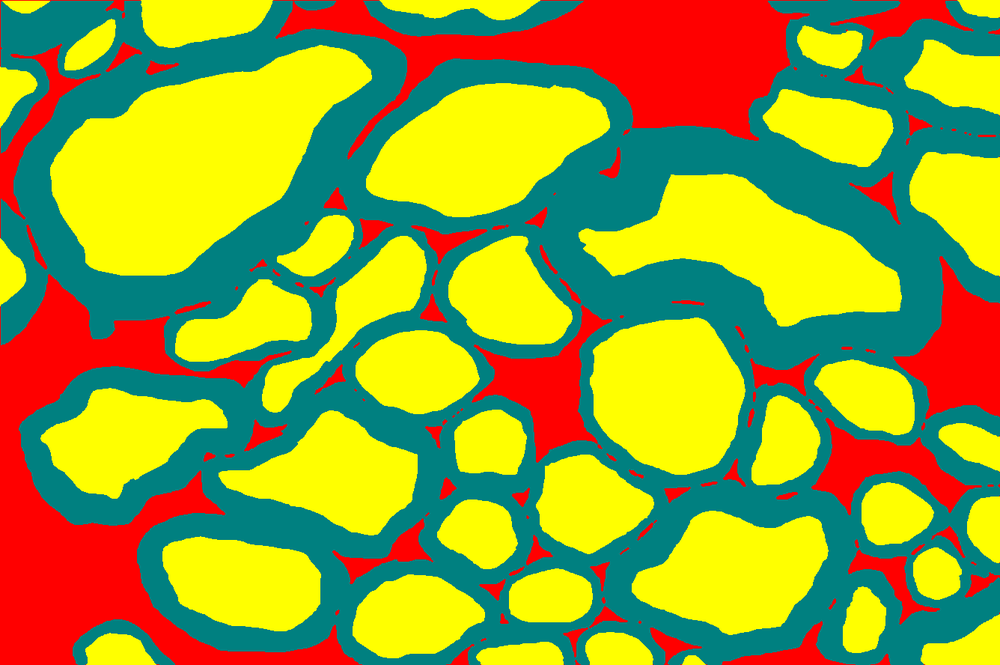
#> input picture data/compare/original.png, 1000 x 665 px, shrunk from 1336 x 888 before the run
$ python Hausdorff_dis.py
#> lines starting #> are read from the running program, lines starting #| are printed output that depends on the picture; after the words box and inside, x2 and y2 are one past the last pixel; in counts of white or black regions, pixels touching at a corner belong together
import cv2
import matplotlib.pyplot as plt


def get_contours(img):
    # 灰度化, 二值化, 连通域分析
    img_gray = cv2.cvtColor(img, cv2.COLOR_BGR2GRAY)
    ret, img_bin = cv2.threshold(img_gray, 200, 255, cv2.THRESH_BINARY)
    contours, hierarchy = cv2.findContours(img_bin, cv2.RETR_LIST, cv2.CHAIN_APPROX_SIMPLE)

    return contours[0]


def main():
    # 1.导入图片
    img_ori = cv2.imread("data/compare/original.png")
#> img_ori is the input picture: shape (665, 1000, 3); mean B, G, R 51.6, 158.6, 152.8
    img_base = cv2.imread("data/compare/pred_base.png")
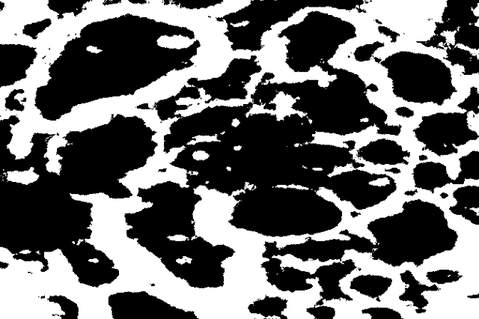
#> input picture data/compare/pred_base.png, 479 x 319 px, shrunk from 640 x 426 before the run
#> img_base is the input picture: shape (319, 479, 3); min 0, max 255, mean 108.7
    img_topo = cv2.imread("data/compare/pred_topo.png")
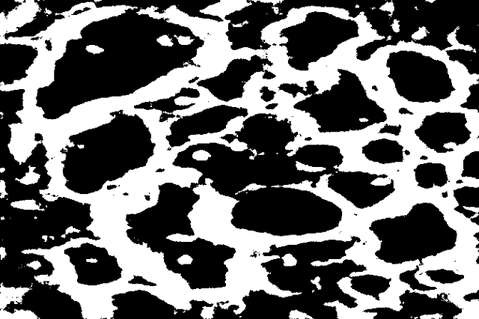
#> input picture data/compare/pred_topo.png, 479 x 319 px, shrunk from 640 x 426 before the run
#> img_topo is the input picture: shape (319, 479, 3); min 0, max 255, mean 106.9

    # 2.获取图片连通域
    cnt_ori = get_contours(img_ori)
#> in get_contours, `img_gray = cv2.cvtColor(img, cv2.COLOR_BGR2GRAY)`:
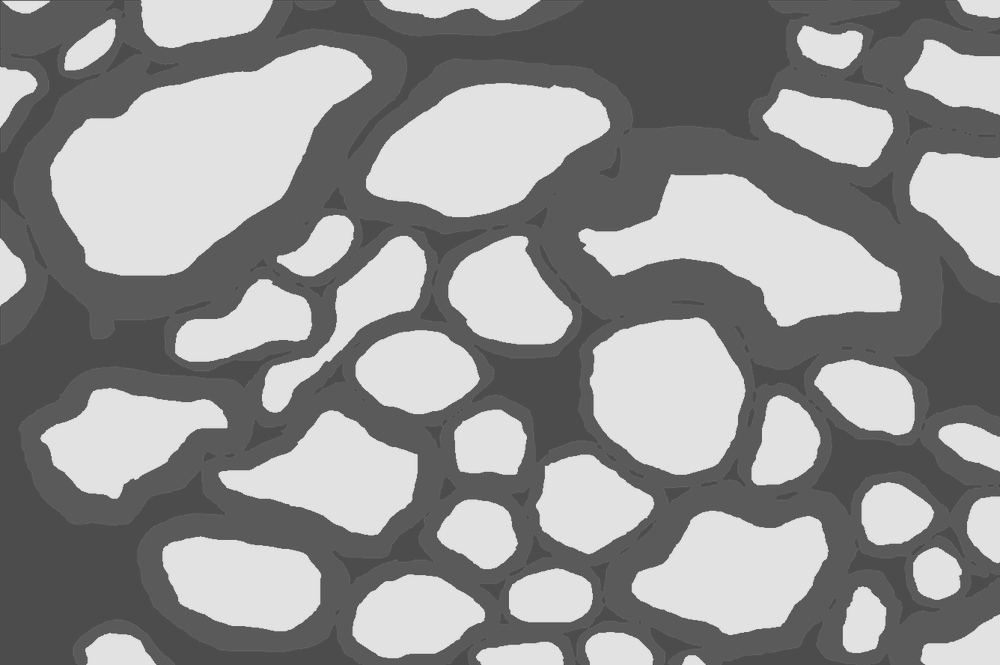
#> img_gray: shape (665, 1000); min 68, max 226, mean 144.8
#> in get_contours, `ret, img_bin = cv2.threshold(img_gray, 200, 255, cv2.THRESH_BINARY)`:
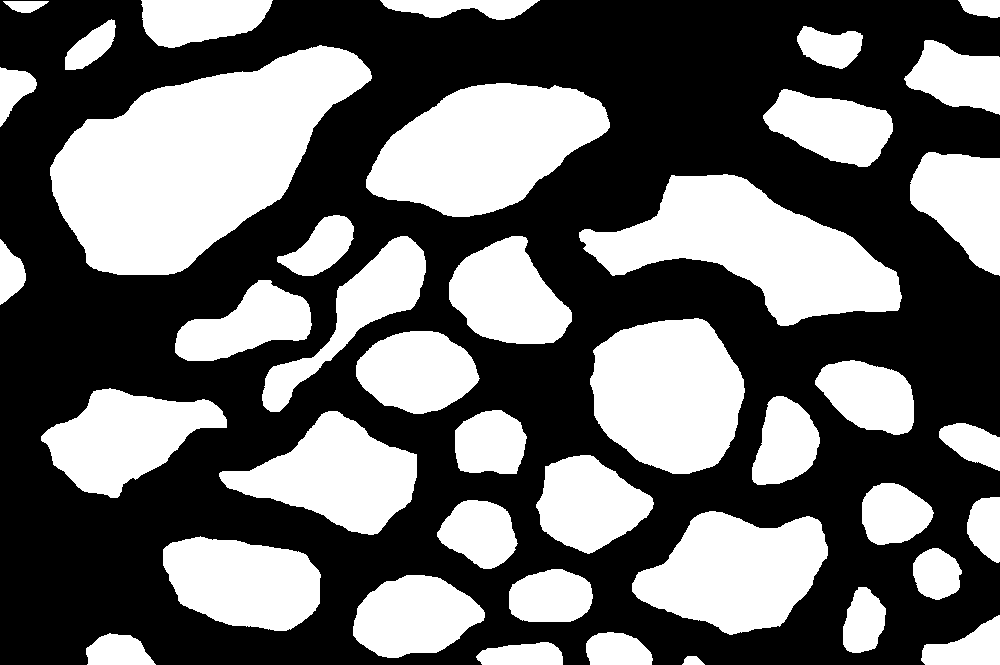
#> img_bin: shape (665, 1000); 41.5% white; 41 white regions
#> in get_contours, `contours, hierarchy = cv2.findContours(img_bin, cv2.RETR_LIST, cv2.CHA..`: contours = 41 contours; largest, box (x1, y1, x2, y2) and area: (50, 45, 372, 275) 41170, (579, 174, 902, 326) 23205, (366, 83, 610, 217) 21140, (590, 318, 745, 474) 18380, (632, 511, 828, 635) 15800
#> cnt_ori = [[687, 656], [684, 659], [684, 662], [682, 664], [704, 664], [696, 656]]
    cnt_base = get_contours(img_base)
#> in get_contours (call 2), `ret, img_bin = cv2.threshold(img_gray, 200, 255, cv2.THRESH_BINARY)`:
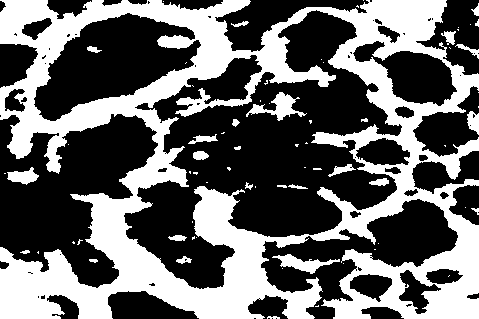
#> img_bin: shape (319, 479); 40.4% white; 70 white regions (44 under 20 px)
#> in get_contours (call 2), `contours, hierarchy = cv2.findContours(img_bin, cv2.RETR_LIST, cv2.CHA..`: contours = 125 contours, 88 with area under 20; largest, box (x1, y1, x2, y2) and area: (0, 0, 479, 319) 110084, (123, 9, 403, 290) 37224, (33, 12, 202, 122) 9903, (352, 40, 458, 107) 3431, (355, 137, 411, 166) 1086
#> cnt_base = contour of 20 points, box (x1, y1, x2, y2) (267, 316, 280, 319), area 15
    cnt_topo = get_contours(img_topo)
#> in get_contours (call 3), `ret, img_bin = cv2.threshold(img_gray, 200, 255, cv2.THRESH_BINARY)`:
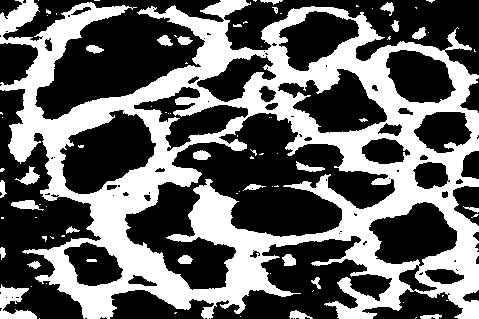
#> img_bin: shape (319, 479); 39.5% white; 84 white regions (56 under 20 px)
#> in get_contours (call 3), `contours, hierarchy = cv2.findContours(img_bin, cv2.RETR_LIST, cv2.CHA..`: contours = 158 contours, 101 with area under 20; largest, box (x1, y1, x2, y2) and area: (0, 0, 479, 319) 103858, (124, 112, 396, 291) 20170, (59, 109, 157, 195) 5178, (277, 68, 388, 134) 3782, (368, 201, 458, 267) 3765
#> cnt_topo = [[39, 318]]

    # 3.创建计算距离对象
    hausdorff_sd = cv2.createHausdorffDistanceExtractor()

    # 4.计算轮廓之间的距离
    d1 = hausdorff_sd.computeDistance(cnt_ori, cnt_ori)
#> d1 = 0

    d2 = hausdorff_sd.computeDistance(cnt_ori, cnt_base)
#> d2 = 531.2

    d3 = hausdorff_sd.computeDistance(cnt_ori, cnt_topo)
#> d3 = 730.2

    # 5.显示图片
    plt.figure(figsize=(10, 10))
    plt.subplot(2, 2, 1)
    plt.imshow(cv2.cvtColor(img_ori, cv2.COLOR_BGR2RGB))
    plt.title(u'original.png')
    plt.subplot(2, 2, 2)
    plt.imshow(cv2.cvtColor(img_ori, cv2.COLOR_BGR2RGB))
    plt.ylabel(u'dis_ori.png')
    plt.xlabel(u'd = ' + '%.4f' % d1)
    plt.subplot(2, 2, 3)
    plt.imshow(cv2.cvtColor(img_base, cv2.COLOR_BGR2RGB))
    plt.ylabel(u'dis_base.png')
    plt.xlabel(u'd = ' + '%.4f' % d2)
    plt.subplot(2, 2, 4)
    plt.imshow(cv2.cvtColor(img_topo, cv2.COLOR_BGR2RGB))
    plt.ylabel(u'dis_topo.png')
    plt.xlabel(u'd = ' + '%.4f' % d3)
    plt.show()
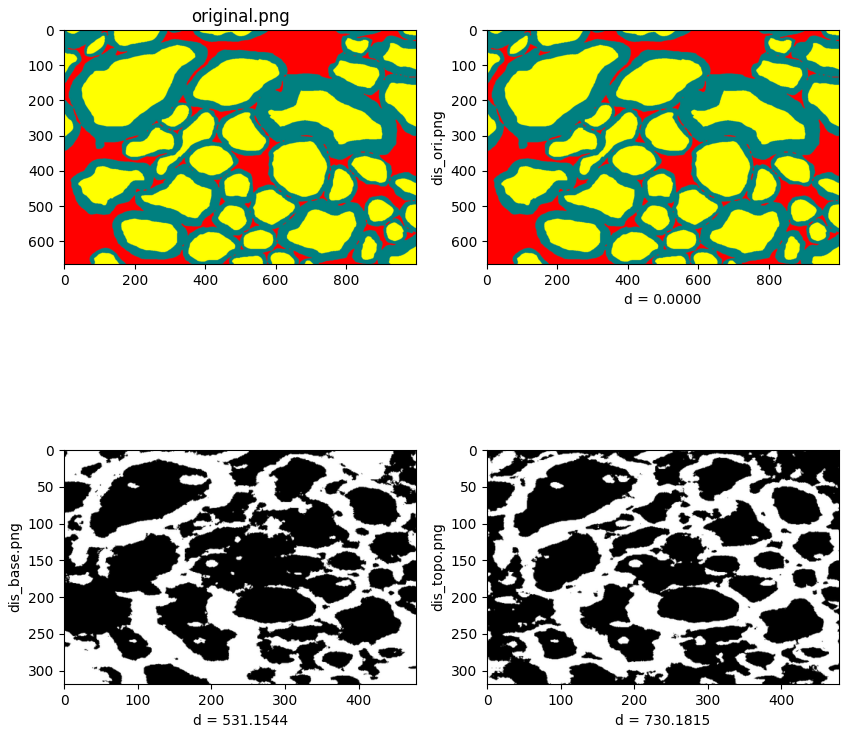
#> figure drawn by matplotlib, 4 panels


if __name__ == '__main__':
    main()
